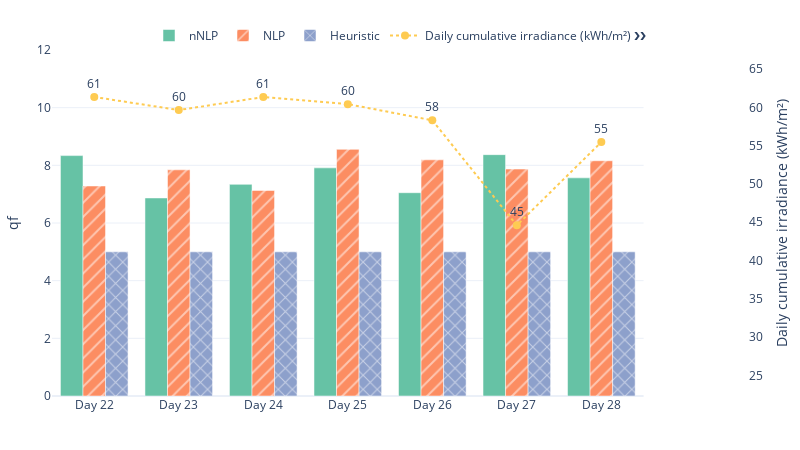

The code cell stored with this chart in its notebook:
### Code cell
plot_multiaxis_bars_with_scatter(
    dfs=daily_sim_dfs,
    alt_labels=alt_labels,
    bar_col="qmed_f",
    bar_label="qf",
    scatter_col="daily_cumulative_I",
    scatter_label="Daily cumulative irradiance (kWh/m²)",
    color_palette_id="Set2",
    yaxis_range=[0,12],
    height=450,
    width=800
)

### Figure 1 — Plotly figure (JSON) as saved in the notebook; plotly's stock layout.template omitted (floating-point values rounded to 4 significant figures)
{"data": [{"marker": {"color": "rgb(102,194,165)", "pattern": {"fgcolor": "white", "shape": ""}}, "name": "nNLP", "type": "bar", "x": ["Day 22", "Day 23", "Day 24", "Day 25", "Day 26", "Day 27", "Day 28"], "y": [8.337, 6.869, 7.34, 7.912, 7.051, 8.371, 7.565], "yaxis": "y"}, {"marker": {"color": "rgb(252,141,98)", "pattern": {"fgcolor": "white", "shape": "/"}}, "name": "NLP", "type": "bar", "x": ["Day 22", "Day 23", "Day 24", "Day 25", "Day 26", "Day 27", "Day 28"], "y": [7.284, 7.844, 7.129, 8.554, 8.19, 7.871, 8.159], "yaxis": "y"}, {"marker": {"color": "rgb(141,160,203)", "pattern": {"fgcolor": "white", "shape": "x"}}, "name": "Heuristic", "type": "bar", "x": ["Day 22", "Day 23", "Day 24", "Day 25", "Day 26", "Day 27", "Day 28"], "y": [5.0, 5.0, 5.0, 5.0, 5.0, 5.0, 5.0, NaN], "yaxis": "y"}, {"line": {"color": "#FECB52", "dash": "dot"}, "marker": {"color": "#FECB52", "size": 8}, "mode": "markers+lines+text", "name": "Daily cumulative irradiance (kWh/m²) ❯❯", "text": ["61", "60", "61", "60", "58", "45", "55"], "textposition": "top center", "type": "scatter", "x": ["Day 22", "Day 23", "Day 24", "Day 25", "Day 26", "Day 27", "Day 28"], "y": [61.37, 59.67, 61.36, 60.44, 58.33, 44.6, 55.48], "yaxis": "y3", "zorder": 10}], "layout": {"bargap": 0.2, "barmode": "group", "height": 450, "legend": {"orientation": "h", "x": 0.5, "xanchor": "center", "y": 1, "yanchor": "bottom"}, "margin": {"b": 50, "l": 50, "r": 50, "t": 50}, "width": 800, "xaxis": {"domain": [0, 0.85], "title": {"text": ""}}, "yaxis": {"range": [0, 12], "showgrid": true, "side": "left", "title": {"text": "qf"}}, "yaxis3": {"overlaying": "y", "position": 1, "range": [22.3, 67.51], "showgrid": false, "side": "right", "title": {"text": "Daily cumulative irradiance (kWh/m²)"}}}}
